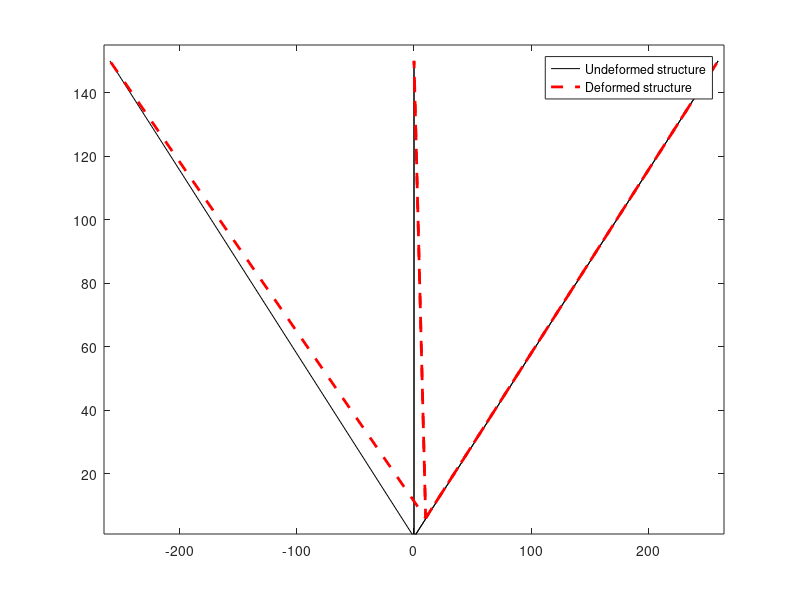

Reproduce this figure in MATLAB.
clear all
close all
clc

disp('Lab #7')
disp('Name: Carlos A. Campos')
disp('ID: 011903056')
%%  Problem 1


% --- INPUT DATA --- %

% E; modulus of elasticity
% A: area of cross section
E=30e6; A=2; EA=E*A;

theta1 = 60; theta2 = 30;
y2 = ( tand(theta1) * 300 );
y4 = ( tand(theta2) * 300 );


% generation of coordinates and connectivities
numberElements=3;
numberNodes=4;
elementNodes=[1 2;  % [1]
              1 3;  % [2]
              1 4]; % [3]

%                (1)   (2)     (3)     (4) 
nodeCoordinates=[0 0; -300 y2; -300 0; -300 -y4];
xx=nodeCoordinates(:,1);
yy=nodeCoordinates(:,2);
% degree of freedom per node
dof=2;

% for structure:
    % d: displacement vector
    % F : force vector
    % K: stiffness matrix
    
DoF=dof*numberNodes; % DoF: total number of degrees of freedom
d=zeros(DoF,1);
F=zeros(DoF,1);
K=zeros(DoF); 

% --- LOAD DEFINITION --- %

% applied load at node 1
F(1) = 1000; %lbf
F(2) = 1000;

% computation of the system stiffness matrix
for i=1:numberElements
  % elementDof: element degrees of freedom (Dof)
  index=elementNodes(i,:);       
  elementDof=[index(1)*2-1 index(1)*2 index(2)*2-1 index(2)*2];
  xa=xx(index(2))-xx(index(1)); % Length in x direction
  ya=yy(index(2))-yy(index(1)); % Length in y direction
  L=sqrt(xa*xa+ya*ya); % length of bar
  C=xa/L; % cosine
  S=ya/L; % sine
  % stiffness matrix for bar element
   k=EA/L*[C*C C*S -C*C -C*S;
           C*S S*S -C*S -S*S;
           -C*C -C*S C*C C*S;
           -C*S -S*S C*S S*S];    

  K(elementDof, elementDof) = K(elementDof, elementDof) + k;
end 

% --- BOUNDARY CONDITION --- %

% prescribed DoFs
prescribedDof=transpose(3:8);

% --- SOLUTION --- %

% unknown displacements: activeDof
activeDof=setdiff((1:DoF)',prescribedDof);
disp("///////////////////////////////////////////////////////////////////")
disp('Displacements are:')
d(activeDof)=K(activeDof,activeDof)\F(activeDof,1)

% --- RESULTS --- %

% graphics output for undeformed and deformed structure

% undeformed structure
Xundeformed=zeros(numberElements*2,1); % X vector for undeformed structure
Yundeformed=zeros(numberElements*2,1); % Y vector for undeformed structure
for i=1:numberElements
  Xundeformed(2*i-1,1)=nodeCoordinates(elementNodes(i,1),1);
  Xundeformed(2*i,1)=nodeCoordinates(elementNodes(i,2),1);
  Yundeformed(2*i-1,1)=nodeCoordinates(elementNodes(i,1),2);
  Yundeformed(2*i,1)=nodeCoordinates(elementNodes(i,2),2);
end
% deformed structure
Xdeformed=zeros(numberElements*2,1); % X vector for deformed structure
Ydeformed=zeros(numberElements*2,1); % Y vector for deformed structure
u=1:2:2*numberNodes-1; % x components of displacement
v=2:2:2*numberNodes; % y components of displacement
X=d(u);Y=d(v);
% scaling factor
scaleFact=1500;
nodeCoordinatesDeformed=zeros(numberNodes,2);
nodeCoordinatesDeformed(:,1)=nodeCoordinates(:,1)+X*scaleFact;
nodeCoordinatesDeformed(:,2)=nodeCoordinates(:,2)+Y*scaleFact;

for i=1:numberElements
  Xdeformed(2*i-1,1)=nodeCoordinatesDeformed(elementNodes(i,1),1);
  Xdeformed(2*i,1)=nodeCoordinatesDeformed(elementNodes(i,2),1);
  Ydeformed(2*i-1,1)=nodeCoordinatesDeformed(elementNodes(i,1),2);
  Ydeformed(2*i,1)=nodeCoordinatesDeformed(elementNodes(i,2),2);
end

plot(Xundeformed,Yundeformed,'black',Xdeformed,Ydeformed,'r --','LineWidth',2)
axis([min(nodeCoordinatesDeformed(:,1))-5 max(nodeCoordinatesDeformed(:,1))+5 min(nodeCoordinatesDeformed(:,2))-5  max(nodeCoordinatesDeformed(:,2))+5])
legend('Undeformed structure','Deformed structure')
% stress for each element
sigma=zeros(numberElements,1);
for i=1:numberElements                          
  index=elementNodes(i,:);
  elementDof=[index(1)*2-1 index(1)*2 index(2)*2-1 index(2)*2];
  xa=xx(index(2))-xx(index(1));
  ya=yy(index(2))-yy(index(1));
  L=sqrt(xa*xa+ya*ya);
  C=xa/L;
  S=ya/L;   
  sigma(i,1)=E/L*[-C  -S C S]*d(elementDof); 
end    
disp('Stress for each element is:')
disp(sigma);

%%  Problem 2


% --- INPUT DATA --- %

% E; modulus of elasticity
% A: area of cross section
E = 1e6; A = 3; EA=E*A;

theta = 30;
x = ( tand(theta1) * 150 );

% generation of coordinates and connectivities
numberElements=3;
numberNodes=4;
elementNodes=[1 2;  % [1]
              1 3;  % [2]
              1 4]; % [3]

%                (1)   (2)     (3)     (4) 
nodeCoordinates=[0 0; x 150; 0 150; -x 150];
xx=nodeCoordinates(:,1);
yy=nodeCoordinates(:,2);
% degree of freedom per node
dof=2;

% for structure:
    % d: displacement vector
    % F : force vector
    % K: stiffness matrix
    
DoF=dof*numberNodes; % DoF: total number of degrees of freedom
d=zeros(DoF,1);
F=zeros(DoF,1);
K=zeros(DoF); 

% --- LOAD DEFINITION --- %

% applied load at node 1
F(1) = 141 * sind(45); %lbf
F(2) = 141 * cosd(45);

% computation of the system stiffness matrix
for i=1:numberElements
  % elementDof: element degrees of freedom (Dof)
  index=elementNodes(i,:);       
  elementDof=[index(1)*2-1 index(1)*2 index(2)*2-1 index(2)*2];
  xa=xx(index(2))-xx(index(1)); % Length in x direction
  ya=yy(index(2))-yy(index(1)); % Length in y direction
  L=sqrt(xa*xa+ya*ya); % length of bar
  C=xa/L; % cosine
  S=ya/L; % sine
  % stiffness matrix for bar element
   k=EA/L*[C*C C*S -C*C -C*S;
           C*S S*S -C*S -S*S;
           -C*C -C*S C*C C*S;
           -C*S -S*S C*S S*S];    

  K(elementDof, elementDof) = K(elementDof, elementDof) + k;
end 

% --- BOUNDARY CONDITION --- %

% prescribed DoFs
prescribedDof=transpose(3:8);

% --- SOLUTION --- %

% unknown displacements: activeDof
activeDof=setdiff((1:DoF)',prescribedDof);
disp("///////////////////////////////////////////////////////////////////")
disp("Problem 2")
disp('Displacements are:')
d(activeDof)=K(activeDof,activeDof)\F(activeDof,1)

% --- RESULTS --- %

% graphics output for undeformed and deformed structure

% undeformed structure
Xundeformed=zeros(numberElements*2,1); % X vector for undeformed structure
Yundeformed=zeros(numberElements*2,1); % Y vector for undeformed structure
for i=1:numberElements
  Xundeformed(2*i-1,1)=nodeCoordinates(elementNodes(i,1),1);
  Xundeformed(2*i,1)=nodeCoordinates(elementNodes(i,2),1);
  Yundeformed(2*i-1,1)=nodeCoordinates(elementNodes(i,1),2);
  Yundeformed(2*i,1)=nodeCoordinates(elementNodes(i,2),2);
end
% deformed structure
Xdeformed=zeros(numberElements*2,1); % X vector for deformed structure
Ydeformed=zeros(numberElements*2,1); % Y vector for deformed structure
u=1:2:2*numberNodes-1; % x components of displacement
v=2:2:2*numberNodes; % y components of displacement
X=d(u);Y=d(v);
% scaling factor
scaleFact=1500;
nodeCoordinatesDeformed=zeros(numberNodes,2);
nodeCoordinatesDeformed(:,1)=nodeCoordinates(:,1)+X*scaleFact;
nodeCoordinatesDeformed(:,2)=nodeCoordinates(:,2)+Y*scaleFact;

for i=1:numberElements
  Xdeformed(2*i-1,1)=nodeCoordinatesDeformed(elementNodes(i,1),1);
  Xdeformed(2*i,1)=nodeCoordinatesDeformed(elementNodes(i,2),1);
  Ydeformed(2*i-1,1)=nodeCoordinatesDeformed(elementNodes(i,1),2);
  Ydeformed(2*i,1)=nodeCoordinatesDeformed(elementNodes(i,2),2);
end

plot(Xundeformed,Yundeformed,'black',Xdeformed,Ydeformed,'r --','LineWidth',2)
axis([min(nodeCoordinatesDeformed(:,1))-5 max(nodeCoordinatesDeformed(:,1))+5 min(nodeCoordinatesDeformed(:,2))-5  max(nodeCoordinatesDeformed(:,2))+5])
legend('Undeformed structure','Deformed structure')
% stress for each element
sigma=zeros(numberElements,1);
for i=1:numberElements                          
  index=elementNodes(i,:);
  elementDof=[index(1)*2-1 index(1)*2 index(2)*2-1 index(2)*2];
  xa=xx(index(2))-xx(index(1));
  ya=yy(index(2))-yy(index(1));
  L=sqrt(xa*xa+ya*ya);
  C=xa/L;
  S=ya/L;   
  sigma(i,1)=E/L*[-C  -S C S]*d(elementDof); 
end    
disp('Stress for each element is:')
disp(sigma);
